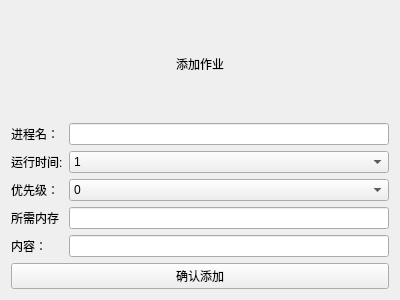
<?xml version="1.0" encoding="UTF-8"?>
<ui version="4.0">
 <class>AddJobWidget</class>
 <widget class="QWidget" name="AddJobWidget">
  <property name="geometry">
   <rect>
    <x>0</x>
    <y>0</y>
    <width>400</width>
    <height>300</height>
   </rect>
  </property>
  <property name="windowTitle">
   <string>Add Job</string>
  </property>
  <layout class="QGridLayout" name="gridLayout">
   <item row="0" column="0">
    <layout class="QVBoxLayout" name="addJobVLayout">
     <item alignment="Qt::AlignHCenter">
      <widget class="QLabel" name="addJobLabel">
       <property name="enabled">
        <bool>true</bool>
       </property>
       <property name="sizePolicy">
        <sizepolicy hsizetype="Preferred" vsizetype="Expanding">
         <horstretch>0</horstretch>
         <verstretch>0</verstretch>
        </sizepolicy>
       </property>
       <property name="text">
        <string>添加作业</string>
       </property>
      </widget>
     </item>
     <item>
      <layout class="QFormLayout" name="formLayout">
       <item row="0" column="0">
        <widget class="QLabel" name="processNameLabel">
         <property name="text">
          <string>进程名：</string>
         </property>
        </widget>
       </item>
       <item row="0" column="1">
        <widget class="QLineEdit" name="processNameLineEdit"/>
       </item>
       <item row="1" column="0">
        <widget class="QLabel" name="runTimeLabel">
         <property name="text">
          <string>运行时间:</string>
         </property>
        </widget>
       </item>
       <item row="2" column="0">
        <widget class="QLabel" name="priorityLabel">
         <property name="text">
          <string>优先级：</string>
         </property>
        </widget>
       </item>
       <item row="2" column="1">
        <widget class="QComboBox" name="priorityComboBox">
         <item>
          <property name="text">
           <string>0</string>
          </property>
         </item>
         <item>
          <property name="text">
           <string>1</string>
          </property>
         </item>
         <item>
          <property name="text">
           <string>2</string>
          </property>
         </item>
         <item>
          <property name="text">
           <string>3</string>
          </property>
         </item>
         <item>
          <property name="text">
           <string>4</string>
          </property>
         </item>
         <item>
          <property name="text">
           <string>5</string>
          </property>
         </item>
         <item>
          <property name="text">
           <string>6</string>
          </property>
         </item>
        </widget>
       </item>
       <item row="4" column="0">
        <widget class="QLabel" name="contentLabel">
         <property name="text">
          <string>内容：</string>
         </property>
        </widget>
       </item>
       <item row="4" column="1">
        <widget class="QLineEdit" name="contentLineEdit"/>
       </item>
       <item row="3" column="0">
        <widget class="QLabel" name="needRAMLabel">
         <property name="text">
          <string>所需内存</string>
         </property>
        </widget>
       </item>
       <item row="3" column="1">
        <widget class="QLineEdit" name="needRAMLineEdit"/>
       </item>
       <item row="1" column="1">
        <widget class="QComboBox" name="runTimeComboBox">
         <property name="editable">
          <bool>false</bool>
         </property>
         <property name="currentText">
          <string>1</string>
         </property>
         <property name="currentIndex">
          <number>0</number>
         </property>
         <item>
          <property name="text">
           <string>1</string>
          </property>
         </item>
         <item>
          <property name="text">
           <string>2</string>
          </property>
         </item>
         <item>
          <property name="text">
           <string>3</string>
          </property>
         </item>
         <item>
          <property name="text">
           <string>4</string>
          </property>
         </item>
         <item>
          <property name="text">
           <string>5</string>
          </property>
         </item>
         <item>
          <property name="text">
           <string>6</string>
          </property>
         </item>
        </widget>
       </item>
      </layout>
     </item>
     <item>
      <widget class="QPushButton" name="confirmPushButton">
       <property name="text">
        <string>确认添加</string>
       </property>
      </widget>
     </item>
    </layout>
   </item>
  </layout>
 </widget>
 <resources/>
 <connections/>
</ui>
